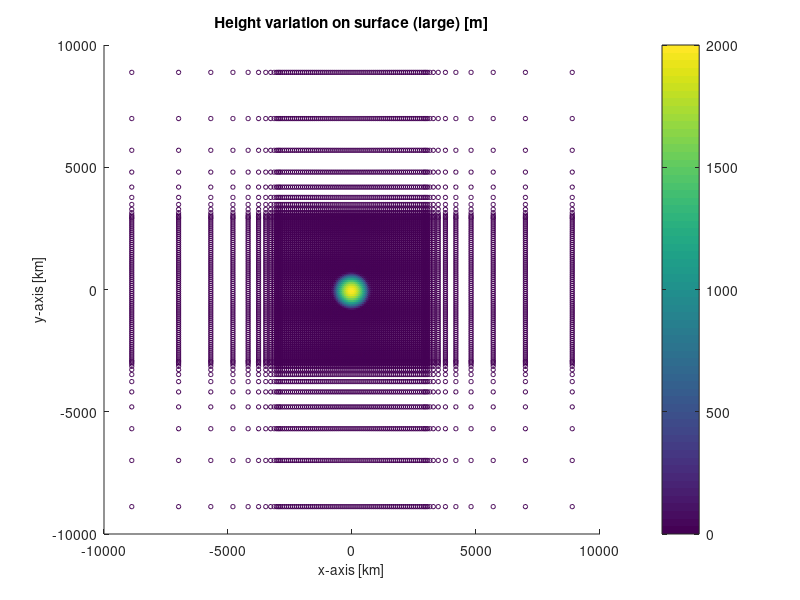

The MATLAB source for this figure:
% Make topo file for benchmark

clear all; close all; clc

% Load X,Y,coordinates of the centroids of the elements in the FE model
load elements.txt
no = elements(:,1);
x = elements(:,2)/1000; % x-coordinate in [km]
y = elements(:,3)/1000; % y-coordinate in [km]
% figure;
% scatter(x,y,10);
% xlabel('x-axis [km]','FontSize',20)
% ylabel('y-axis [km]','FontSize',20)
% set(gca,'FontSize',20)

% Parabolic ice cap 
hb       = 2000;    % maximum ice thickness [m]
rho_ice = 3500;      % density of ice [kg/m3]
g       = 1.9144;   % surface gravity [m/s]
base    = 750;     % diameter of crater [km]
min_ice = 0;
z = - hb*(x/base).^2 - hb*(y/base).^2 + hb;
z(z<min_ice) = min_ice;

figure(30); scatter(x,y,10,z); colorbar
xlabel('x-axis [km]','FontSize',10)
ylabel('y-axis [km]','FontSize',10)
title('Height variation on surface (large) [m]')

% Save file
% Element number, load type, magnitude
% Write file
fid = fopen('load_low','w'); 
for ii = 1:length(x)
    fprintf(fid,'%6i, P2,%12.3E\n',no(ii),z(ii)*g*rho_ice);
end
fclose(fid);









